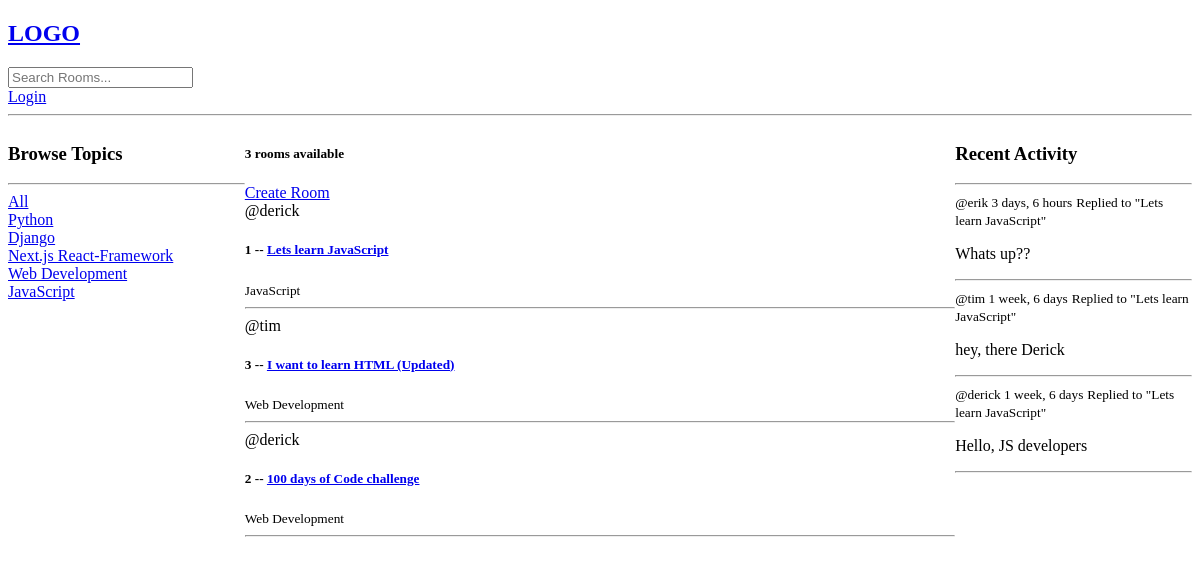
Before: / with the older database file.
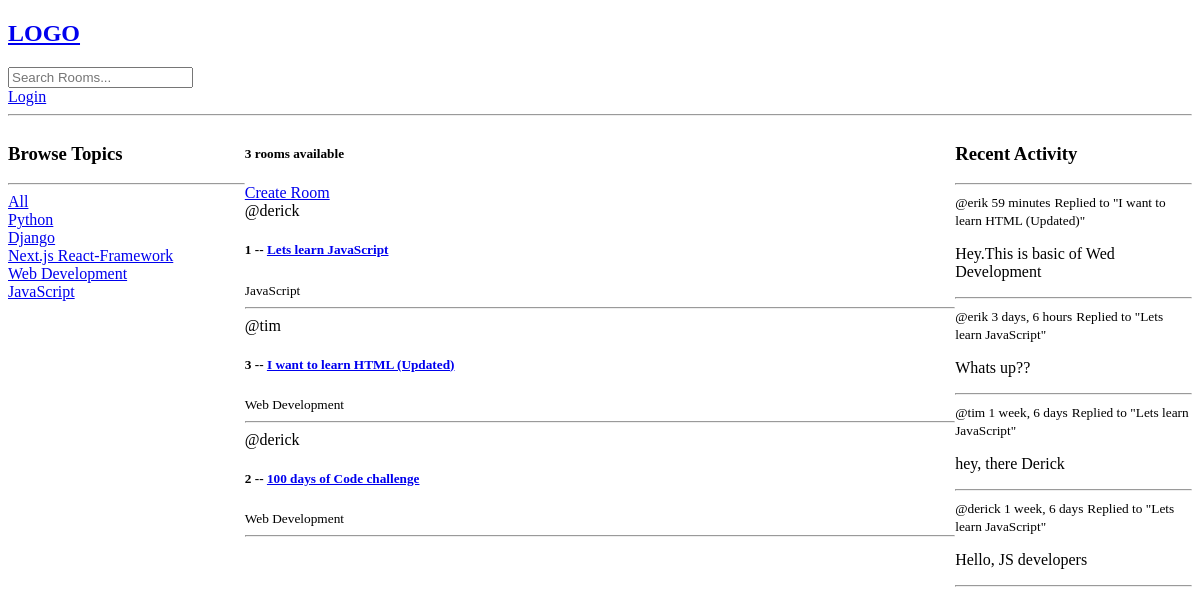
After: the same page with the newer database file.
### base/models.py (models this page shows, shortened)
class Topic(models.Model):
    name = models.CharField(max_length=200)

class Room(models.Model):
    host = models.ForeignKey(User, on_delete=models.SET_NULL, null=True) # database table relationship
    topic=  models.ForeignKey(Topic, on_delete=models.SET_NULL, null=True)
    name = models.CharField(max_length=200)
    description = models.TextField(null=True, blank=True)
    participants = models.ManyToManyField(User, related_name='participants',blank=True)  # many to many relationship.
    updated = models.DateTimeField(auto_now=True) #updates each time an item is updated
    created = models.DateTimeField(auto_now_add=True) #runs ONLY once when an item is created in DB
    class Meta:
        ordering = ['-updated', '-created'] # '-' enables order by descending order(new first)
    def __str__(self):
        return self.name

class Message(models.Model):
    user = models.ForeignKey(User, on_delete=models.CASCADE) # database table relationship
    room = models.ForeignKey(Room, on_delete=models.CASCADE)
    body = models.TextField()
    updated = models.DateTimeField(auto_now=True)
    created = models.DateTimeField(auto_now_add=True)
    class Meta:
        ordering = ['-updated', '-created'] # '-' enables order by descending order(new first)
    def __str__(self):
        return self.body[0:50] # get first 50 characters at Recent activity section

### base/views.py (the view)
# urls.py: path('', views.home, name='home'),
def home(request):
    q = request.GET.get('q') if request.GET.get('q') != None else '' # query value from the url after selecting a topic(Browse Topics)
    rooms = Room.objects.filter(Q(topic__name__icontains=q) | Q(name__icontains=q) | Q(description__icontains=q)) #filter upwards from topic attribute to Topic Model. topic name atleast contains whats in the query
    topics = Topic.objects.all()
    rooms_count = rooms.count() #gets length of a queryset also you can use>> len(rooms) basic python
    room_messages = Message.objects.filter(Q(room__topic__name__icontains=q))  # Recent activity  section >> filter all messages according to topic name
    context = {'rooms': rooms, 'topics': topics, 'rooms_count':rooms_count, 'room_messages':room_messages}
    return render(request, 'base/home.html', context)

### base/templates/base/home.html (shortened to what this page needs)
{% extends 'main.html' %} {% block content %}
<div class="home-container">
  <div>
    <h3>Browse Topics</h3>
    <hr />
    <div>
      <a href="{% url 'home' %}">All</a>
    </div>
    {% for topic in topics %}
    <div>
      <a href="{% url 'home' %}?q={{topic.name}}">{{topic.name}}</a>
    </div>
    {% endfor %}
  </div>
  <div>
    <h5>{{rooms_count}} rooms available</h5>
    <a href="{% url 'create-room' %}">Create Room</a>
    <div>
      {% for room in rooms %}
      <div>
        <span>@{{room.host.username}}</span>
        <h5>
          {{room.id}} -- <a href="{% url 'room' room.id %}"> {{room.name}}</a>
        </h5>
        <small>{{room.topic.name}}</small>
        <hr />
      </div>
      {% endfor %}
    </div>
  </div>
  <div>
    <h3>Recent Activity</h3>
    <hr />
    {% for message in room_messages %}
    <div>
      <small>@{{message.user}} {{message.created|timesince}}</small>
      <small>Replied to "{{message.room}}"</small>
      <p>{{message}}</p>
      <hr />
    </div>
    {% endfor %}
  </div>
</div>
{% endblock content %}

### templates/main.html (shortened to what this page needs)
<!DOCTYPE html>
<html lang="en">
<head>
</head>
<body>
    {% include 'navbar.html' %}
    {% block content %}
    {% endblock %}
</body>
</html>

### templates/navbar.html
<a href="/">
    <h2>LOGO</h2>
</a>
<form method="GET" action="{% url 'home' %}">
    <input type="text" name="q" placeholder="Search Rooms...">
</form>
{% if request.user.is_authenticated %}
    <p>Hello {{request.user}}</p>
    <a href="{% url 'logout' %}">Logout</a>
{% else %}
    <a href="{% url 'login' %}">Login</a>
{% endif %}
<hr>

### base/templates/base/home.html (style rules this page uses)
.home-container { display: grid; grid-template-columns: 1fr 3fr 1fr; }

Changed rows visible on the page:
added Message: user "erik", created "59 minutes", room "I want to learn HTML (Updated)", body "Hey.This is basic of Wed Development"
